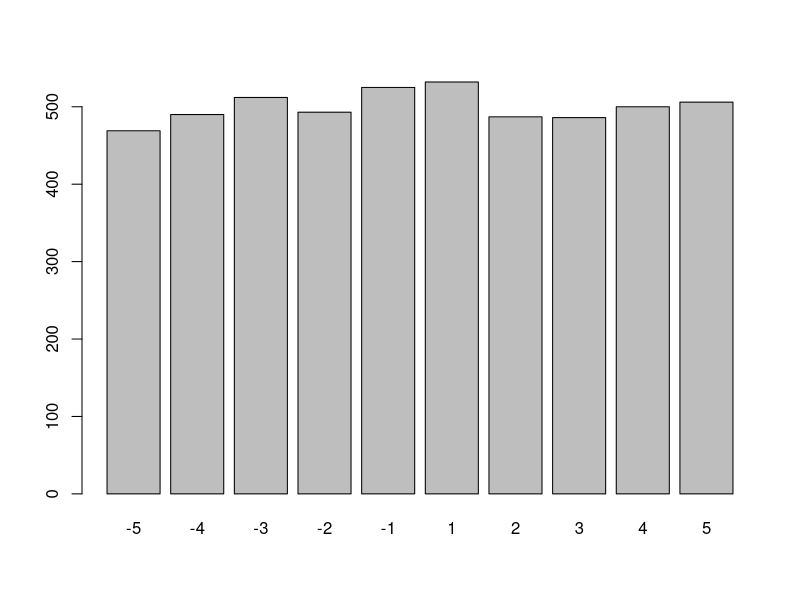

Source code (R): (Note: a time limit stopped this script after it produced the figure.)
# url: https://fivethirtyeight.com/features/is-this-bathroom-occupied/

players <- -15:15

# a circle is a set of pairs (x, y) such that: 
#   - x is to the left of y
#   - y is to the right of x


transition <- function(players, position, flip_result){
  if (flip_result=="heads"){
    if (position != min(players)){
      new_position <- position - 1
    } else {
      new_position <- max(players)
    }
  } 
  if (flip_result=="tails"){
    if (position != max(players)){
      new_position <- position + 1
    } else {
      new_position <- min(players)
    }
  }
  return(new_position)
}

flip_coin <- function(coin=c("heads","tails")){
  flip_result <- sample(coin, size=1)
  return(flip_result)
}

play_game1 <- function(players, remove_losers=FALSE){
  
  start_position <- min(abs(players))
  
  current_position <- start_position
  
  potato_holders <- current_position
  
  counter <- 1
  
  while (length(potato_holders) != length(players)-1){
    
    flip <- flip_coin()
    
    current_position <- transition(
      players=players,
      position=current_position, 
      flip_result=flip
    )
    if (!current_position %in% potato_holders){
      potato_holders <- c(potato_holders, current_position)
    }
    
    if (remove_losers){
      players <- players[players != current_position]
    }
    
    message(paste0("there are ", length(potato_holders), 
                   " potato holders, after round ", counter))
    
    counter <- counter + 1
  }
  
  winner <- setdiff(players, potato_holders)
  return(winner)
}

# case 1: the teacher participates in the whole game, but always loses

sim_game <- function(players, num_sims, remove_losers=FALSE){
  sim_results <- replicate(
    num_sims,
    play_game1(players=players, remove_losers=remove_losers)
  )
  print(barplot(table(sim_results)))
  return(sim_results)
}

run_5k_11players <- sim_game(players=-5:5, num_sims=5e3)

barplot(table(run_5k_11players))

run_5k_11players_RL <- sim_game(
  players=-5:5, num_sims=5e3, remove_losers=TRUE
)
barplot(table(run_5k_11players_RL))

# case 2: the teacher is just the start point, then disappears
